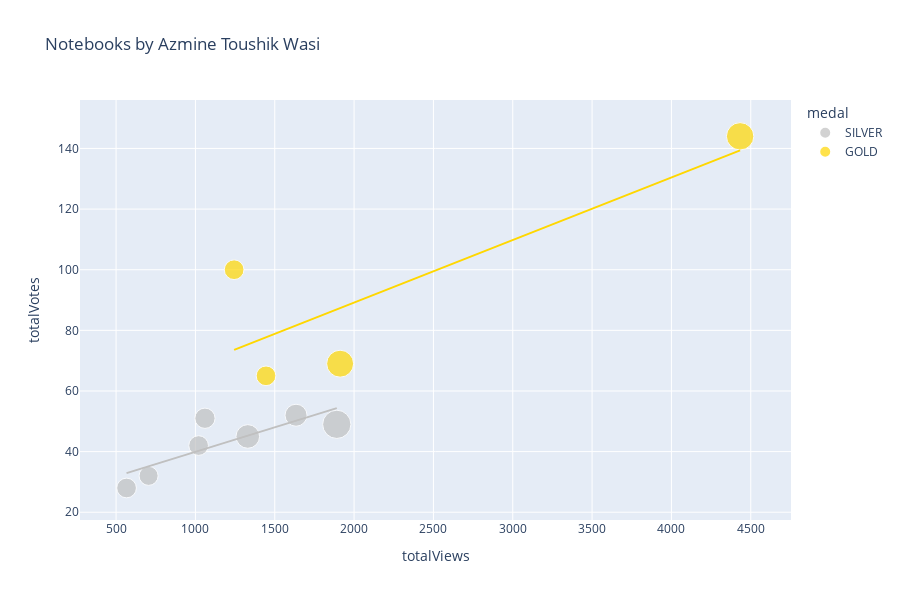

Source (notebook cell):
### Markdown cell above
# Plotly Scatter Plot

You may want to tweak these settings depending on how many notebooks you have...

### Code cell
import plotly.express as px

df['totalComments'].fillna(0, inplace=True)
df['medal'].fillna('N/A', inplace=True)
df['size'] = df['totalComments'].clip(lower=1)
color_map = {
    'GOLD': 'gold',
    'SILVER': 'silver',
    'BRONZE': 'chocolate',
    'N/A': '#333'
}
px.scatter(
    df,
    'totalViews',
    'totalVotes',
    title=f'Notebooks by {df.author_displayName.get(0)}',
    log_x=False,
    log_y=False,
    #width=800, 
    height=600,
    color='medal',
    color_discrete_map=color_map,
    size='size',
    trendline='ols',
    trendline_options=dict(log_x=False, log_y=False, add_constant=True),
    #trendline='lowess', # Use for Locally Weighted Scatterplot Smoothing line
    #trendline_scope='overall', # Use this for one trendline
    hover_name='title',
    hover_data={
        'size': False,
        'totalViews': ':,.0f',
        'totalVotes': ':,.0f',
        'totalLines': ':,.0f',
        'totalComments': ':,.0f',
        'viewsPerVote': ':,.0f',
        'languageName': True,
        'versionNumber': True,
        'lastRun': True,
        'lastRunExecutionTimeSeconds': ':,.0f',
        'medal': True,
    })

### Figure 1 — Plotly figure (JSON) as saved in the notebook; plotly's stock layout.template omitted (floating-point values rounded to 4 significant figures)
{"data": [{"customdata": [[20, 536, 20, 30.85, "Python", 13, "Tue Jul 12 04:33:34 2022", 58, "SILVER"], [23, 592, 23, 28.93, "Python", 12, "Tue Jul 12 04:33:33 2022", 42, "SILVER"], [16, 342, 16, 23.74, "Python", 8, "Mon Jul 11 04:29:16 2022", 104, "SILVER"], [17, 608, 17, 20.4, "Python", 18, "Sun Jul 10 12:02:32 2022", 122, "SILVER"], [33, 274, 33, 37.84, "Python", 12, "Sat Jul  9 12:09:12 2022", 76, "SILVER"], [16, 279, 16, 19.55, "Python", 16, "Sun May 29 07:50:50 2022", 40, "SILVER"], [15, 461, 15, 21.39, "Python", 14, "Fri May 27 02:34:12 2022", 79, "SILVER"]], "hovertemplate": "<b>%{hovertext}</b><br><br>medal=%{customdata[8]}<br>totalViews=%{x:,.0f}<br>totalVotes=%{y:,.0f}<br>totalLines=%{customdata[1]:,.0f}<br>totalComments=%{customdata[2]:,.0f}<br>viewsPerVote=%{customdata[3]:,.0f}<br>languageName=%{customdata[4]}<br>versionNumber=%{customdata[5]}<br>lastRun=%{customdata[6]}<br>lastRunExecutionTimeSeconds=%{customdata[7]:,.0f}<extra></extra>", "hovertext": ["UCL ⚽ EDA & Viz ⭐ 2021-22 ⭐ Players & Teams", "➡️ Bias-Variance Tradeoff 📋 Theory & Code Ex.", "➡️ Intro to Feature Engineering 🛠 Housing Data ", "Divorce Reasons Analysis 📊 With PCA,SHAP,TSNE,RFE", "▶️ Cristiano Ronaldo 📊 Extended EDA ⚽ Goals ", " 📘 Coursera 📉 EDA, FE 📈 Analysis + Insights 📊", "Export Processing Zones - EDA+Statistical Analysis"], "legendgroup": "SILVER", "marker": {"color": "silver", "size": [20, 23, 16, 17, 33, 16, 15], "sizemode": "area", "sizeref": 0.0825, "symbol": "circle"}, "mode": "markers", "name": "SILVER", "orientation": "v", "showlegend": true, "type": "scatter", "x": [1634, 1330, 1020, 1060, 1891, 566, 705], "xaxis": "x", "y": [52, 45, 42, 51, 49, 28, 32], "yaxis": "y"}, {"hovertemplate": "<b>OLS trendline</b><br>totalVotes = 0.0161817 * totalViews + 23.7447<br>R<sup>2</sup>=0.678158<br><br>medal=SILVER<br>totalViews=%{x:,.0f}<br>totalVotes=%{y:,.0f} <b>(trend)</b><extra></extra>", "legendgroup": "SILVER", "marker": {"color": "silver", "symbol": "circle"}, "mode": "lines", "name": "SILVER", "showlegend": false, "type": "scatter", "x": [566, 705, 1020, 1060, 1330, 1634, 1891], "xaxis": "x", "y": [32.9, 35.15, 40.25, 40.9, 45.27, 50.19, 54.34], "yaxis": "y"}, {"customdata": [[30, 380, 30, 27.33, "Python", 13, "Sat Jul  9 12:08:22 2022", 56, "GOLD"], [16, 342, 16, 21.91, "Python", 14, "Tue Jul  5 04:38:45 2022", 70, "GOLD"], [16, 645, 16, 12.33, "Python", 1, "Fri Jul  1 18:28:34 2022", 6, "GOLD"], [31, 357, 31, 30.58, "Python", 7, "Fri Jul  1 08:32:21 2022", 85, "GOLD"]], "hovertemplate": "<b>%{hovertext}</b><br><br>medal=%{customdata[8]}<br>totalViews=%{x:,.0f}<br>totalVotes=%{y:,.0f}<br>totalLines=%{customdata[1]:,.0f}<br>totalComments=%{customdata[2]:,.0f}<br>viewsPerVote=%{customdata[3]:,.0f}<br>languageName=%{customdata[4]}<br>versionNumber=%{customdata[5]}<br>lastRun=%{customdata[6]}<br>lastRunExecutionTimeSeconds=%{customdata[7]:,.0f}<extra></extra>", "hovertext": ["▶️ Lionel Messi 📊 Extended EDA ⚽ Goals ", "➡️ Intro to Cross Validation ✅ Different Methods", "Different Clustering Techniques & Algorithms", " Imputation : Different Techniques with Codes"], "legendgroup": "GOLD", "marker": {"color": "gold", "size": [30, 16, 16, 31], "sizemode": "area", "sizeref": 0.0825, "symbol": "circle"}, "mode": "markers", "name": "GOLD", "orientation": "v", "showlegend": true, "type": "scatter", "x": [1912, 1445, 1244, 4433], "xaxis": "x", "y": [69, 65, 100, 144], "yaxis": "y"}, {"hovertemplate": "<b>OLS trendline</b><br>totalVotes = 0.0206272 * totalViews + 47.9134<br>R<sup>2</sup>=0.695439<br><br>medal=GOLD<br>totalViews=%{x:,.0f}<br>totalVotes=%{y:,.0f} <b>(trend)</b><extra></extra>", "legendgroup": "GOLD", "marker": {"color": "gold", "symbol": "circle"}, "mode": "lines", "name": "GOLD", "showlegend": false, "type": "scatter", "x": [1244, 1445, 1912, 4433], "xaxis": "x", "y": [73.57, 77.72, 87.35, 139.4], "yaxis": "y"}], "layout": {"height": 600, "legend": {"itemsizing": "constant", "title": {"text": "medal"}, "tracegroupgap": 0}, "title": {"text": "Notebooks by Azmine Toushik Wasi"}, "xaxis": {"anchor": "y", "domain": [0, 1], "title": {"text": "totalViews"}}, "yaxis": {"anchor": "x", "domain": [0, 1], "title": {"text": "totalVotes"}}}}
